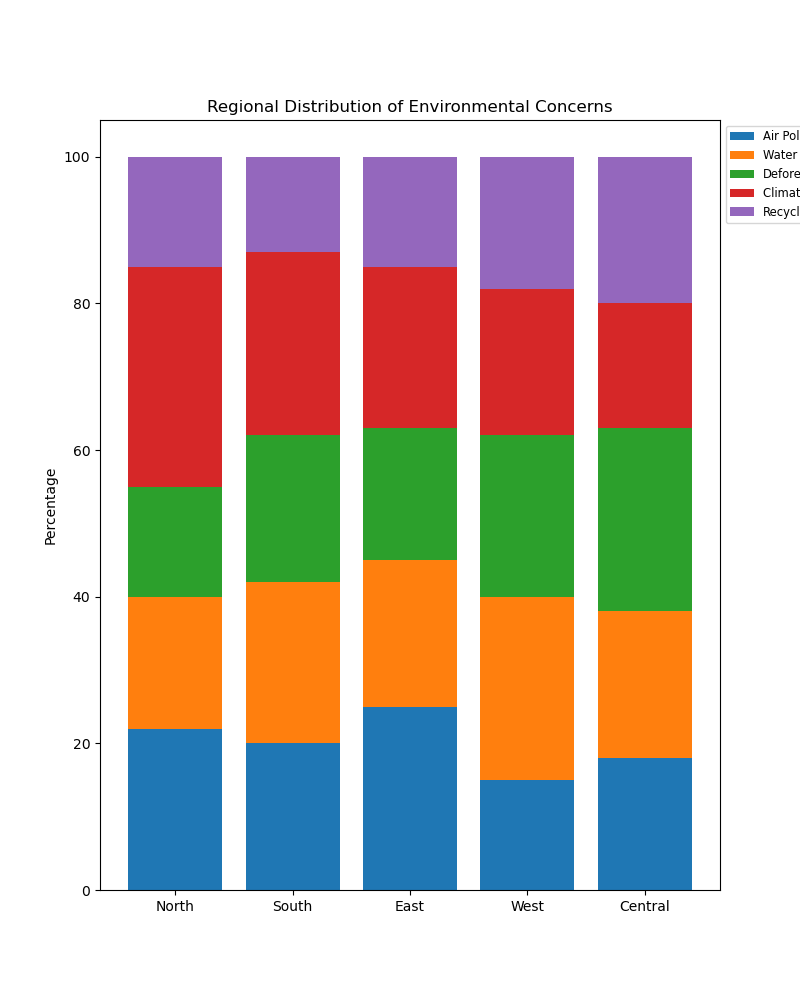

Write Python code to recreate this figure.

import matplotlib.pyplot as plt
import numpy as np

data = {
    'Region': ['North', 'South', 'East', 'West', 'Central'],
    'Air Pollution': [22, 20, 25, 15, 18],
    'Water Pollution': [18, 22, 20, 25, 20],
    'Deforestation': [15, 20, 18, 22, 25],
    'Climate Change': [30, 25, 22, 20, 17],
    'Recycling': [15, 13, 15, 18, 20]
}

regions = data['Region']
categories = ['Air Pollution', 'Water Pollution', 'Deforestation', 'Climate Change', 'Recycling']

data_values = np.array([data[cat] for cat in categories])
data_cumsum = data_values.cumsum(axis=0)

fig, ax = plt.subplots(figsize=(8, 10))

category_colors = ['#1f77b4', '#ff7f0e', '#2ca02c', '#d62728', '#9467bd']

for i, (colname, color) in enumerate(zip(categories, category_colors)):
    heights = data_values[i]
    starts = data_cumsum[i] - heights
    ax.bar(regions, heights, bottom=starts, width=0.8, label=colname, color=color)

ax.set_ylabel('Percentage')
ax.set_title('Regional Distribution of Environmental Concerns')
ax.legend(ncol=1, bbox_to_anchor=(1, 1), loc='upper left', fontsize='small')

plt.show()
